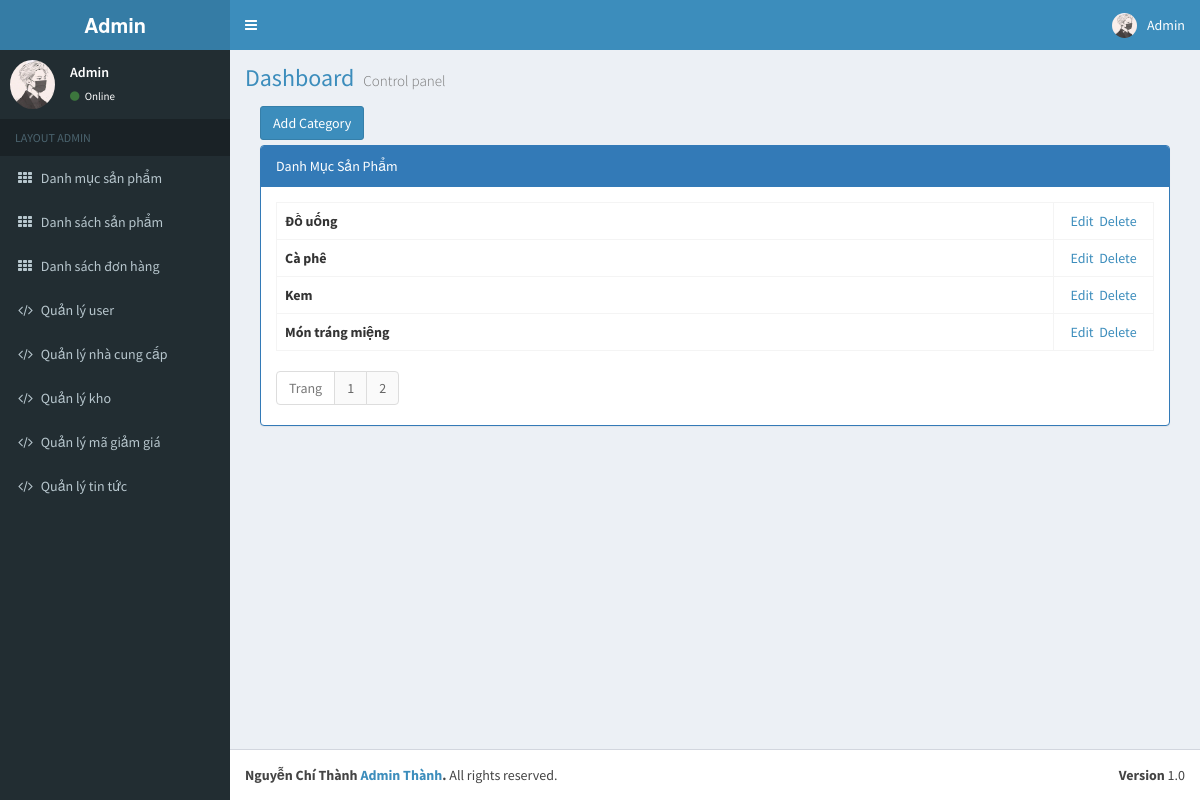
/index.php?area=Backend&controller=Category (signed in), run on the app's committed database.
### tables this page shows
CREATE TABLE `tbl_category` (
  `id` int(11) NOT NULL,
  `name` varchar(500) NOT NULL
);

### Controllers/Backend/CategoryController.php (called while the page is built, shortened)
<?php
	include "Models/Backend/CategoryModel.php";
	class CategoryController extends Controller{
		public function index(){
			$pageSize = 4;
			$totalRecord = $this->totalRecord();
			$numPage = ceil($totalRecord/$pageSize);
			$p = isset($_GET["p"])&&is_numeric($_GET["p"])&&$_GET["p"]>0 ? ($_GET["p"]-1) : 0;
			$from = $p * $pageSize;
			$data = $this->fetchAll($from,$pageSize);
			$this->renderHTML("Views/Backend/CategoryView.php",array("data"=>$data,"numPage"=>$numPage));
		}
	}
 ?>

### index.php (called while the page is built, shortened)
<?php
	include "App/Routing.php";
 ?>

### Models/Backend/CategoryModel.php (called while the page is built, shortened)
<?php
	trait CategoryModel{
		public function fetchAll($from, $pageSize){
			$conn = Connection::getInstance();
			$query = $conn->query("select * from tbl_category order by id desc limit $from, $pageSize");
			return $query->fetchAll();
		}
		public function totalRecord(){
			$conn = Connection::getInstance();
			$query = $conn->query("select id from tbl_category");
			return $query->rowCount();
		}
	}
 ?>

### Views/Backend/CategoryView.php (the view, shortened to what this page needs)
<div class="col-md-12">
    <div style="margin-bottom:5px;">
        <a href="index.php?area=backend&controller=Category&action=add" class="btn btn-primary">Add Category</a>
    </div>
    <div class="panel panel-primary">
        <div class="panel-heading">Danh Mục Sản Phẩm</div>
        <div class="panel-body">
            <table class="table table-bordered table-hover">
                <?php foreach($data as $rows): ?>
                <tr>
                    <th><?php echo $rows->name; ?></th>
                    <td style="text-align:center;width:100px;">
                        <a href="index.php?area=backend&controller=Category&action=edit&id=<?php echo $rows->id; ?>">Edit</a>&nbsp;
                        <a href="index.php?area=backend&controller=Category&action=delete&id=<?php echo $rows->id; ?>" onclick="return window.confirm('Are you sure?');">Delete</a>
                    </td>
                </tr>
                <?php endforeach; ?>
            </table>
            <ul class="pagination">
                <li class="page-item disabled">
                    <a href="#" class="page-link">Trang</a>
                </li>
                <?php for($i = 1; $i <= $numPage; $i++): ?>
                <li class="page-item">
                    <a href="index.php?area=backend&controller=Category&p=<?php echo $i; ?>" class="page-link"><?php echo $i; ?></a>
                </li>
                <?php endfor; ?>
            </ul>
        </div>
    </div>
</div>

### Views/Backend/CategoryView.php (style rules this page uses)
.pagination { padding:0px; margin:0px; }

### data on the page
tbl_category: name "Đồ uống"
tbl_category: name "Cà phê"
tbl_category: name "Kem"
tbl_category: name "Món tráng miệng"

### other printed values
$_SESSION["fullname"] "Admin"
